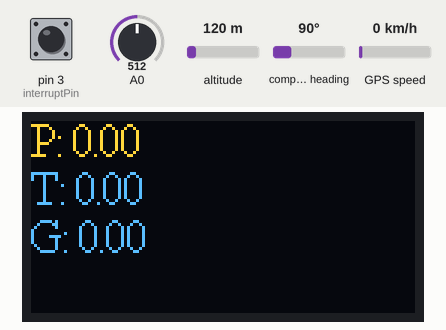
The sketch below on a simulated Arduino Uno, built for the host (arithmetic inside an expression is 32-bit, double 64-bit). On the bench: 128×64 one-colour display. The test bench sets the inputs (shaded band); at power-on: A0 = 512, GPS speed 0 km/h, pin 3 (interruptPin) HIGH, altitude 120 m, compass heading 90°. The OLED is the two-colour kind (top 16 rows yellow); storage starts empty; the GPS gets a fix after 3 s at 37.7749, -122.4194 with 8 satellites; what the sketch prints to the serial monitor is not drawn.

Above: at 1.2 s.
1.3 s: A0 set to 496
At 2.5 s:
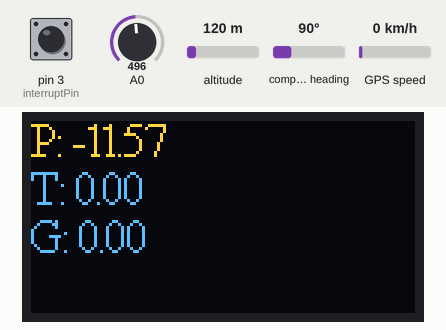
2.8 s: GPS speed set to 2 km/h
At 3.9 s:
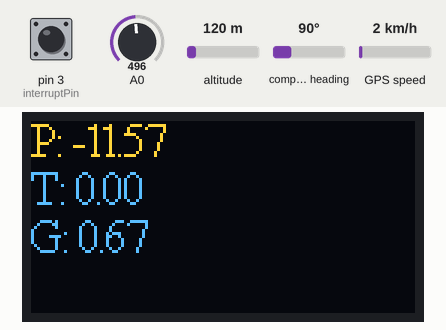
4.6 s: pin 3 (interruptPin) pulled LOW for 0.15 s
At 6.0 s:
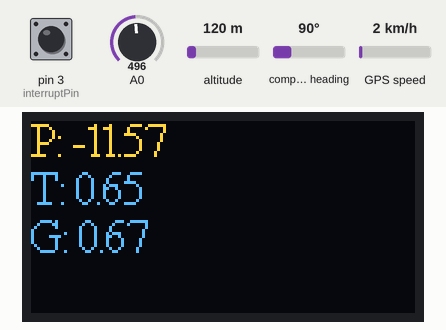
9.2 s: GPS speed set to 30 km/h
At 11.3 s:
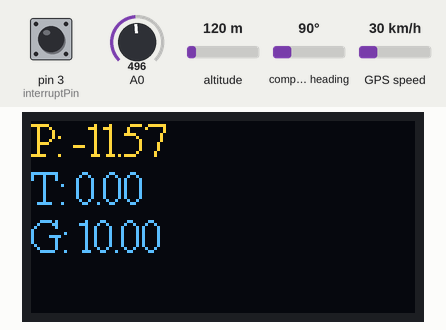
11.7 s: pin 3 (interruptPin) pulled LOW for 1 s
At 12.3 s:
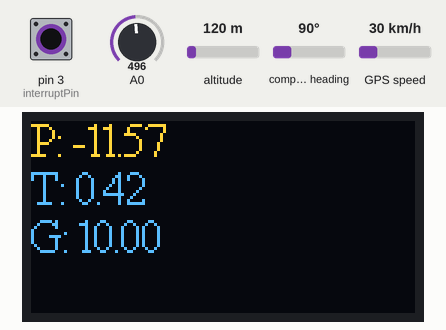
16.3 s: A0 set to 30
At 17.1 s:
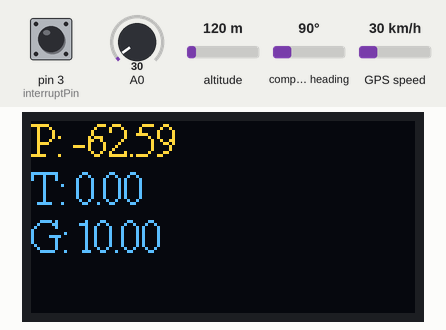
Timing chart, 0 to 18.9 s (numbered marks = the images above; inputs shaded):
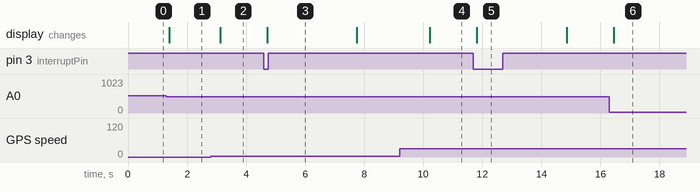

Measured:
- the behaviour switches between 512 and 511 on A0 (found by bisection; images 0 and 1)
- after the input at 1.3 s, the display: changes after 0.09 s (image 1)
- after the input at 2.8 s, the display: changes after 0.33 s (image 2)
- after the input at 4.6 s, the display: changes after 0.12 s (image 3)
- after the input at 9.2 s, the display: changes after 1.0 s (image 4)
- after the input at 11.7 s, the display: changes after 0.11 s (image 5)
- after the input at 16.3 s, the display: changes after 0.15 s (image 6)

The sketch:

hello_world.ino
```cpp
#include <SPI.h>
#include <SD.h>
#include <NMEAGPS.h>
#include <GPSport.h>
#include "SSD1306Ascii.h"
#include "SSD1306AsciiAvrI2c.h"
#define I2C_ADDRESS 0x3C

//display
SSD1306AsciiAvrI2c oled;

//SD karta
const int chipSelect = 4;

//pitotova trubice:
float V_0 = 5.0; // supply voltage to the pressure sensor
float rho = 1.204; // density of air
// parameters for averaging and offset
int offset = 0;
int offset_size = 10;
int veloc_mean_size = 20;
int zero_span = 2;

//tachometr:
const int interruptPin = 3; // cislo pinu kam pripojime halluv sensor nebo tlacitko
const int debounce = 50; // minimalni cas, ktery pulse muze mit. Odfiltruje to sum na tlacitku viz https://en.wikipedia.org/wiki/Switch#Contact_bounce
volatile long lastMillis = 0; // vsechny promene, ktere se maji menit ve funkci volane prerusenim, musi mit pred sebou 'volatile'
volatile long newMillis = 0;
volatile long pulseTime = 0; // sem ulozime rozdil casu mezi pulsy
volatile long millisDiff = 0; // sem budeme ukladat rozdil casu mezi pulsy nez rozhodneme, jestli to neni sum
float TachoSpeed = 0;

//GPS
//BACHA na prehozeni barev !!! Cervena je zem a cerna je 5V
//rxd na gps - 9
//txd na gps - 8 (piny jsou definovány v knihovně)

NMEAGPS  gps; // This parses the GPS characters
gps_fix  fix; // This holds on to the latest values
float GPSpeed = 0;

void setup() {
 Serial.begin(9600);

//SDkarta
  while (!Serial) {
  }

  Serial.print("Initializing SD card...");

  if (!SD.begin(chipSelect)) {
    Serial.println("Card failed, or not present");
    while (1);
  }
  Serial.println("card initialized.");


//pitotova trubice
  for (int ii=0;ii<offset_size;ii++){
    offset += analogRead(A0)-(1023/2);
  }
  offset /= offset_size;
  Serial.print("AhojPit");

//tachometr:
  pinMode(interruptPin, INPUT_PULLUP); // dokud neni tlacitko zmacknute bude pin ve stavu HIGH viz https://arduino.cz/arduino-zaklady-funkce-input_pullup/
  attachInterrupt(digitalPinToInterrupt(interruptPin), UpdatePulseTime, FALLING); // nastavime preruseni na pin 3, bude reagovat na klesajici napeti a bude volat funkci UpdatePulseTime
  Serial.print("AhojTacho");

//GPS
  gpsPort.begin(9600);
  Serial.print("AhojGPS");

//display
  oled.begin(&Adafruit128x64, I2C_ADDRESS);
  oled.setFont(TimesNewRoman16);
  Serial.print("AhojDis");
}

void loop() {

//GPS
  while (gps.available(gpsPort)) {
    fix = gps.read();
    GPSpeed = fix.speed_kph()/3,6;
    Serial.print("GPSeed: ");
    if (fix.valid.speed);
    //Serial.println(fix.speed_kph());
    Serial.print(GPSpeed);
    Serial.print(", ");
}

// pitotova trubice:
  float adc_avg = 0; float veloc = 0.0;

// average a few ADC readings for stability
  for (int ii=0;ii<veloc_mean_size;ii++){
    adc_avg+= analogRead(A0)-offset;
  }
  adc_avg/=veloc_mean_size;

  // make sure if the ADC reads below 512, then we equate it to a negative velocity
  if (adc_avg>512-zero_span and adc_avg<512+zero_span){
  } else{
    if (adc_avg<512){
      veloc = -sqrt((-10000.0*((adc_avg/1023.0)-0.5))/rho);
    } else{
      veloc = sqrt((10000.0*((adc_avg/1023.0)-0.5))/rho);
    }
  }
  Serial.print("PitSpeed: ");
  Serial.print(veloc); // print velocity
  Serial.print(", ");

//tachometr:
  //Serial.print("PULSE TIME: "); //vypis info bez noveho radku
  //Serial.print(pulseTime);  // vypis delku pulsu s novym radkem
  Serial.print("TachoSpeed:"); //vypis info bez noveho radku
  if (pulseTime == 0 || millis() - lastMillis > 3000) TachoSpeed = 0;
  else TachoSpeed = 3000/(float)pulseTime;
  Serial.println(TachoSpeed);

//SD karta
  File dataFile = SD.open("kal.csv", FILE_WRITE);

  if (dataFile) {
    dataFile.print(fix.dateTime.hours);
    dataFile.print(":");
    dataFile.print(fix.dateTime.minutes);
    dataFile.print(":");
    dataFile.print(fix.dateTime.seconds);
    dataFile.print(", ");
    dataFile.print(fix.latitudeL());
    dataFile.print(", ");
    dataFile.print(fix.longitudeL());
    dataFile.print(", ");
    dataFile.print(GPSpeed);
    dataFile.print(", ");
    dataFile.print(veloc);
    dataFile.print(", ");
    dataFile.println(TachoSpeed);
    dataFile.close();
    Serial.println("úspěšně zapsáno");
  }
  // if the file isn't open, pop up an error:
  else {
    Serial.println("error opening datalog.txt");
  }
/*
  Serial.println("čtení ze souboru");
  dataFile = SD.open("test.txt");
  if (dataFile)
  {
    Serial.println("soubor obsahuje: ");

    // čti ze souboru, dokud je co
    while (dataFile.available())
    {
      Serial.write(dataFile.read());
    }
    // zavři soubor
    dataFile.close();
  }
  // pokud se nepodaří soubor načíst a otevřít, tak:
  else
  {
    Serial.println("soubor se nepodarilo otevrit");
  }
*/

//display print
  oled.clear();
  oled.print("P: ");
  oled.println(veloc);
  //oled.println(" mps");
  oled.print("T: ");
  oled.println(TachoSpeed);
  //oled.println(" mps");
  oled.print("G: ");
  oled.println(GPSpeed); //definováno pomocí float nahoře
  //oled.println(" mps");

  delay(100);
}

void UpdatePulseTime() {
  newMillis = millis(); // koukni na hodiny
  millisDiff = newMillis - lastMillis; // spocitej rozdil od posledniho ulozeneho casu
  if (millisDiff > debounce){ // pokud je vetsi nez 50ms, udelej nasledujici dva radky, pokud je mensi je to sum a nedelej nic
    pulseTime = millisDiff; // aktualizuj delku pulsu
    lastMillis = newMillis; // a aktualizuj posledni ulozeny cas
    }
}
```
